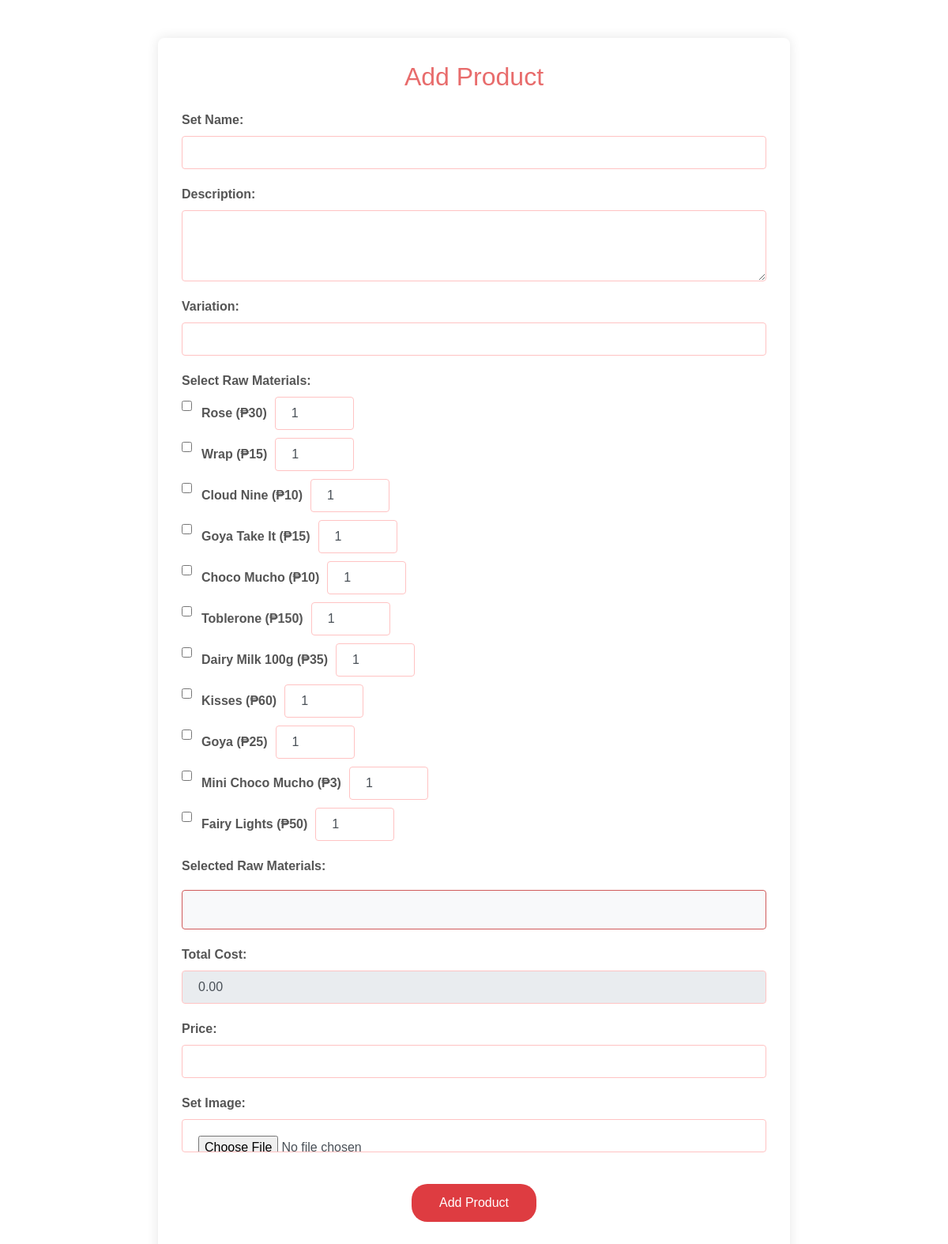
Screenshot of /admin/add_product.php with the database file from the repository.
### tables this page shows
CREATE TABLE `cost_raw_materials` (
  `cost_raw_materials_ID` int(11) NOT NULL,
  `raw_materials_name` varchar(255) DEFAULT NULL,
  `cost` varchar(255) DEFAULT NULL
);

### admin/add_product.php (the view, shortened to what this page needs)
<?php
include_once "../db.php";
$sql_raw_materials = "SELECT cost_raw_materials_ID, raw_materials_name, cost FROM cost_raw_materials";
$result_raw_materials = $conn->query($sql_raw_materials);
?>
<!DOCTYPE html>
<html lang="en">
<head>
    <link href="https://stackpath.bootstrapcdn.com/bootstrap/4.5.2/css/bootstrap.min.css" rel="stylesheet">
    <link rel="stylesheet" href="../styles/add_product.css">
</head>
<body>
    <div class="container mt-5">
        <h2 class="mb-4">Add Product</h2>
        <form action="" method="POST" class="mb-4" enctype="multipart/form-data">
            <div class="form-group">
                <label for="set_name">Set Name:</label>
                <input type="text" id="set_name" name="set_name" class="form-control">
            </div>
            <div class="form-group">
                <label for="description">Description:</label>
                <textarea id="description" name="description" class="form-control"></textarea>
            </div>
            <div class="form-group">
                <label for="variation">Variation:</label>
                <input type="text" id="variation" name="variation" class="form-control">
            </div>
            <div class="form-group">
                <label for="raw_materials">Select Raw Materials:</label>
                <div id="raw_materials">
                    <?php
                    if ($result_raw_materials->num_rows > 0) {
                        while($row = $result_raw_materials->fetch_assoc()) {
                            echo "<div class='form-check'>";
                            echo "<input class='form-check-input' type='checkbox' name='raw_materials[]' value='" . $row['cost_raw_materials_ID'] . "' id='material_" . $row['cost_raw_materials_ID'] . "'>";
                            echo "<label class='form-check-label' for='material_" . $row['cost_raw_materials_ID'] . "'>" . $row['raw_materials_name'] . " (₱" . $row['cost'] . ")</label>";
                            echo "<input type='number' name='quantities[" . $row['cost_raw_materials_ID'] . "]' value='1' min='1' class='form-control quantity-input' data-material-id='" . $row['cost_raw_materials_ID'] . "' style='width: 100px; display: inline-block; margin-left: 10px;'>";
                            echo "</div>";
                        }
                    } else {
                        echo "<p>No raw materials found</p>";
                    }
                    ?>
                </div>
            </div>
            <div class="form-group">
                <label for="selected-materials">Selected Raw Materials:</label>
                <div id="selected-materials"></div>
            </div>
            <div class="form-group">
                <label for="cost">Total Cost:</label>
                <input type="number" step="0.01" id="cost" name="cost" class="form-control" value="<?php echo isset($total_cost) ? $total_cost : ''; ?>" readonly>
            </div>
            <div class="form-group">
                <label for="price">Price:</label>
                <input type="number" step="0.01" id="price" name="price" class="form-control">
            </div>
            <div class="form-group">
                <label for="set_img">Set Image:</label>
                <input type="file" id="set_img" name="set_img" class="form-control">
            </div>
            <div class="form-group text-center">
    <button type="submit" class="btn btn-primary">Add Product</button>
</div>
        </form>
    </div>
</body>
</html>

### styles/add_product.css (style rules this page uses)
body { font-family: 'Arial', sans-serif; color: #333; margin: 0; padding: 0; background-image: url('../images/userbg.png'); background-size: cover; background-position: center; background-repeat: no-repeat; background-attachment: fixed; }
.container { background-color: #fff; border-radius: 8px; box-shadow: 0 0 15px rgba(0, 0, 0, 0.1); padding: 30px; max-width: 800px; margin: 50px auto; }
h2 { color: #e86c6c; text-align: center; margin-bottom: 30px; }
.form-group { margin-bottom: 20px; }
.form-group label { font-weight: bold; color: #555; }
.form-group input[type="text"], .form-group input[type="number"], .form-group textarea, .form-group input[type="file"] { border: 1px solid #ffc3c3; border-radius: 4px; width: 100%; padding: 20px; font-size: 16px; box-sizing: border-box; transition: border-color 0.3s; }
.form-check { margin-bottom: 10px; }
.form-check-label { margin-left: 5px; }
.form-check-input { margin-top: 5px; }
#selected-materials { background-color: #f8f9fa; border: 1px solid #d05b5b; border-radius: 4px; padding: 10px; min-height: 50px; margin-top: 10px; }
button[type="submit"] { background-color: #ff6d7b; border: none; color: white; padding: 10px 20px; text-align: center; text-decoration: none; display: inline-block; font-size: 16px; margin-top: 20px; border-radius: 4px; cursor: pointer; transition: background-color 0.3s; }
button[type="submit"] { background-color: #de3c41; border: none; color: white; padding: 12px 35px; text-align: center; text-decoration: none; display: inline-block; font-size: 16px; margin-top: 20px; border-radius: 20px; cursor: pointer; transition: background-color 0.3s, transform 0.2s, box-shadow 0.2s; }

### rows the page displays
cost_raw_materials: raw_materials_name "Rose", cost "30", cost_raw_materials_ID "1"
cost_raw_materials: raw_materials_name "Wrap", cost "15"
cost_raw_materials: raw_materials_name "Cloud Nine", cost "10"
cost_raw_materials: raw_materials_name "Goya Take It", cost "15"
cost_raw_materials: raw_materials_name "Choco Mucho", cost "10"
cost_raw_materials: raw_materials_name "Toblerone", cost "150"
cost_raw_materials: raw_materials_name "Dairy Milk 100g", cost "35"
cost_raw_materials: raw_materials_name "Kisses", cost "60"
cost_raw_materials: raw_materials_name "Goya", cost "25"
cost_raw_materials: raw_materials_name "Mini Choco Mucho", cost "3"
cost_raw_materials: raw_materials_name "Fairy Lights", cost "50"
